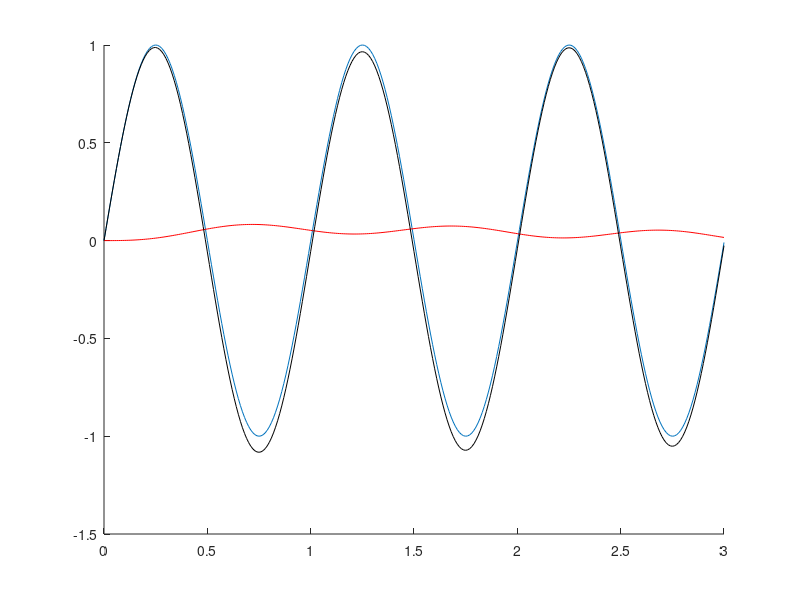

Recreate this plot in MATLAB.
clc
clear all
close all

wn=1;
z=1;
t0=0;
dt=.01;
tfi=3;
t=t0:dt:tfi;
Gs=tf([wn^2],[1 2*z*wn wn^2]);
%xt=ones(1,length(t));

xt=sin(t*6.28);
yt=lsim(Gs,xt,t);
hold on
plot(t,xt)
plot(t,yt,'r')
plot(t,xt'-yt,'k')
hold off
